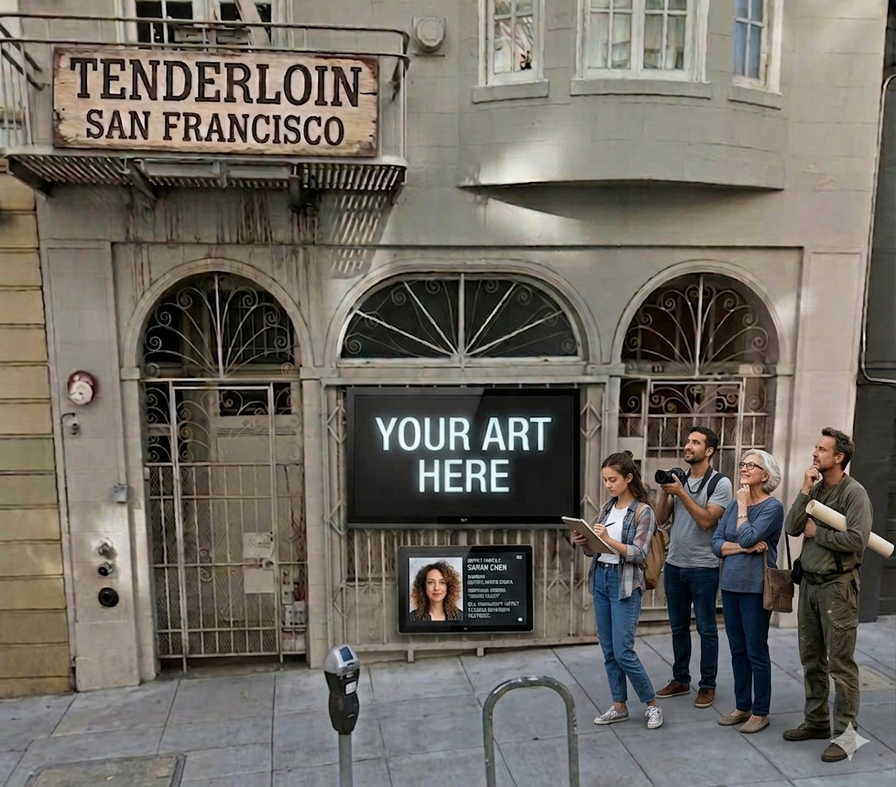
#> input picture images/hyde-apt-display.png, 896 x 787 px, shrunk from 1093 x 960 before the run
$ python crop_image.py
#> lines starting #> are read from the running program, lines starting #| are printed output that depends on the picture
#!/usr/bin/env python3
"""
Image cropping script for hyde-apt-display.png
Crops the top 15% and bottom 10% of the image
"""

from PIL import Image
import os

def crop_image(input_path, output_path, top_percent=15, bottom_percent=10):
    """
    Crop an image by removing a percentage from top and bottom

    Args:
        input_path (str): Path to input image
        output_path (str): Path to save cropped image
        top_percent (int): Percentage to crop from top
        bottom_percent (int): Percentage to crop from bottom
    """
#> called with input_path = 'images/hyde-apt-display.png', output_path = 'images/hyde-apt-display.png', top_percent = 15, bottom_percent = 10
    try:
        # Open the image
        img = Image.open(input_path)
#> img is the input picture: PIL image 896x787 RGBA; mean R, G, B, A 110.7, 105.9, 97.6, 255
        width, height = img.size
#> width = 896; height = 787

        print(f"Original image dimensions: {width}x{height}")
#| Original image dimensions: 896x787

        # Calculate crop boundaries
        top_crop = int(height * (top_percent / 100))
#> top_crop = 118
        bottom_crop = int(height * (bottom_percent / 100))
#> bottom_crop = 78

        # Create crop box (left, upper, right, lower)
        crop_box = (0, top_crop, width, height - bottom_crop)
#> crop_box = (0, 118, 896, 709)

        print(f"Cropping top {top_percent}% ({top_crop}px) and bottom {bottom_percent}% ({bottom_crop}px)")
#| Cropping top 15% (118px) and bottom 10% (78px)

        # Perform crop
        cropped_img = img.crop(crop_box)
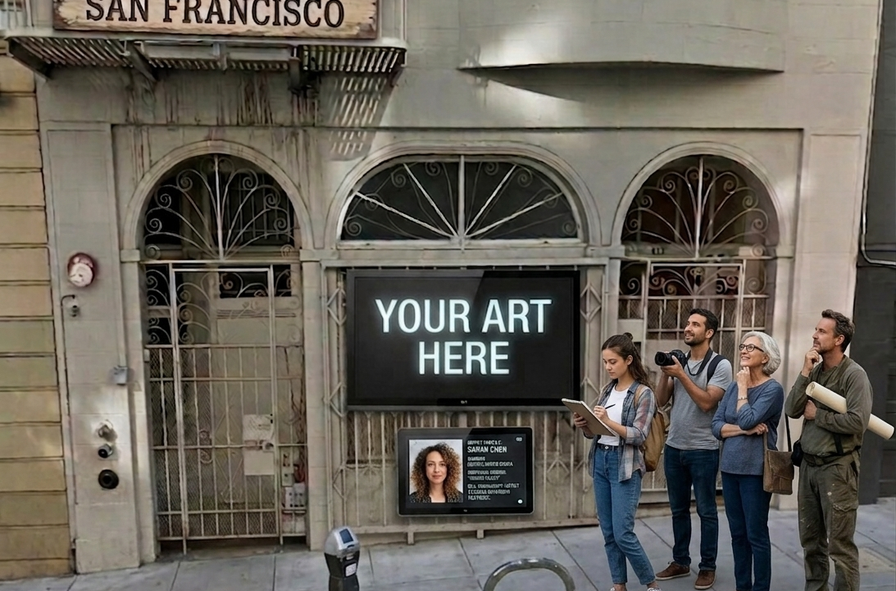
#> cropped_img: PIL image 896x591 RGBA; mean R, G, B, A 102.8, 97.4, 88.3, 255
        cropped_width, cropped_height = cropped_img.size
#> cropped_width = 896; cropped_height = 591

        print(f"New image dimensions: {cropped_width}x{cropped_height}")
#| New image dimensions: 896x591

        # Save cropped image
        cropped_img.save(output_path)
        print(f"✓ Image saved to {output_path}")

    except FileNotFoundError:
        print(f"✗ Error: Input file '{input_path}' not found")
    except Exception as e:
        print(f"✗ Error: {str(e)}")

if __name__ == "__main__":
    # Define paths
    input_file = "images/hyde-apt-display.png"
    output_file = "images/hyde-apt-display.png"  # Overwrite original

    # Check if input exists
    if not os.path.exists(input_file):
        print(f"Error: {input_file} not found in current directory")
        exit(1)

    # Run crop
    crop_image(input_file, output_file, top_percent=15, bottom_percent=10)

$ run again, with images/Gemini_Generated_Image_p60z6ip60z6ip60z.png copied over images/hyde-apt-display.png
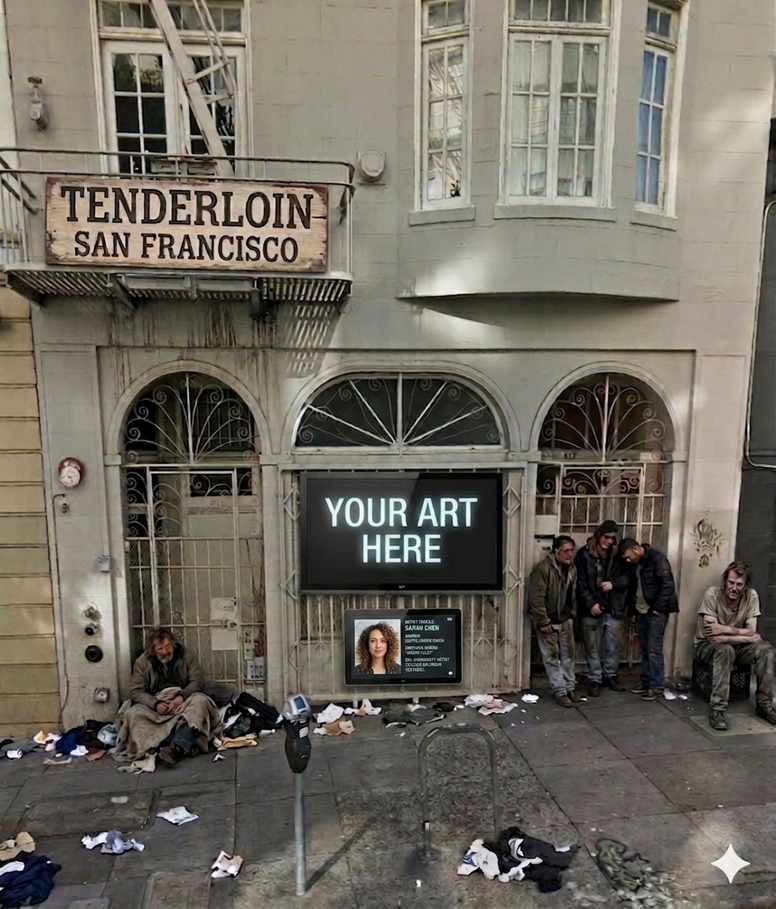
#> input picture images/Gemini_Generated_Image_p60z6ip60z6ip60z.png, 776 x 909 px, shrunk from 956 x 1120 before the run
#> in crop_image, img is the input picture: PIL image 776x909 RGBA; mean R, G, B, A 110.5, 105.3, 95.7, 255
#| Original image dimensions: 776x909
#| Cropping top 15% (136px) and bottom 10% (90px)
#> in crop_image, `cropped_img = img.crop(crop_box)`:
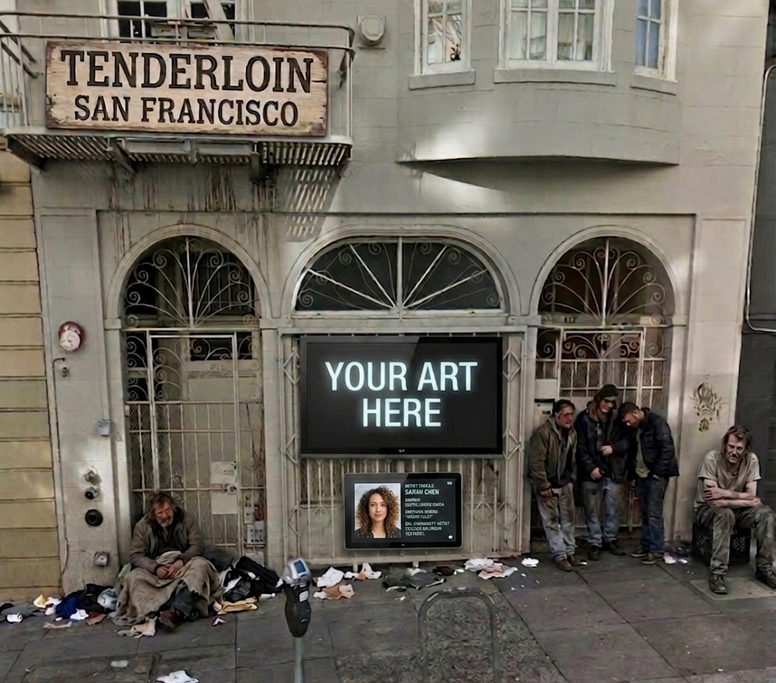
#> cropped_img: PIL image 776x683 RGBA; mean R, G, B, A 104.7, 99.4, 89.9, 255
#| New image dimensions: 776x683
